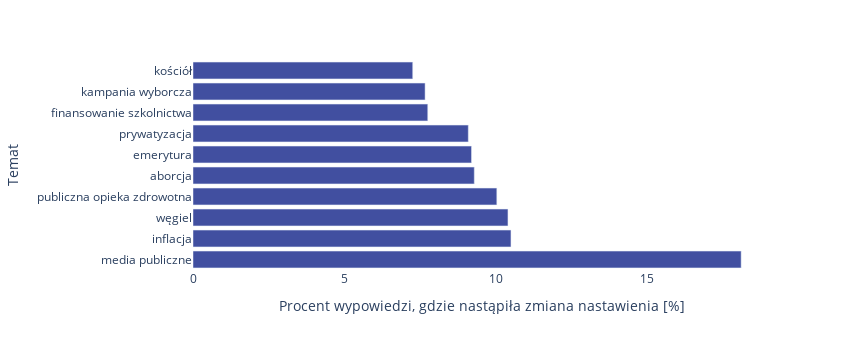
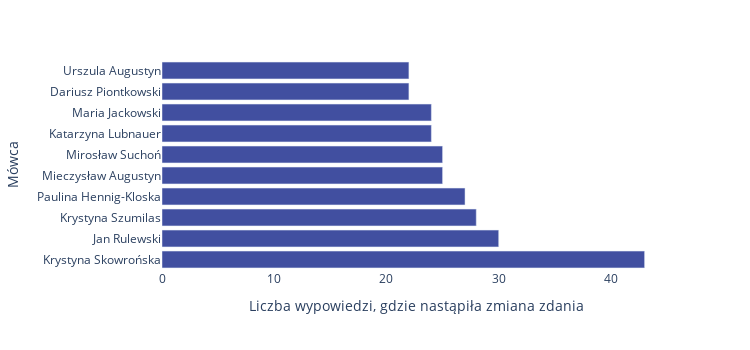
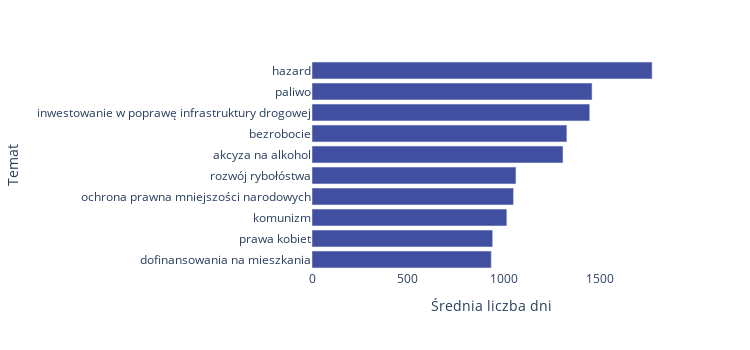
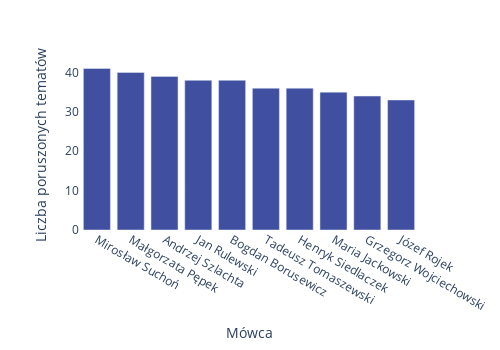

The code cell stored with these charts, in order, in its notebook:
### Markdown cell above
## Sejm

### Code cell
data_sejm  = stance_analysis('../dane/done/sejm_stance_v3.pkl', name_save='sejm', name_author='Mówca', if_sejm=True)
_ = topic_analysis(data_sejm, name_save='sejm', author='Mówca')

### Figure 1 — Plotly figure (JSON) as saved in the notebook; plotly's stock layout.template omitted (floating-point values rounded to 4 significant figures)
{"data": [{"alignmentgroup": "True", "hovertemplate": "Procent wypowiedzi, gdzie nastąpiła zmiana nastawienia [%]=%{x}<br>Temat=%{y}<extra></extra>", "legendgroup": "", "marker": {"color": "#414fa0", "pattern": {"shape": ""}}, "name": "", "offsetgroup": "", "orientation": "h", "showlegend": false, "textposition": "auto", "type": "bar", "x": [18.1, 10.5, 10.4, 10.03, 9.289, 9.197, 9.091, 7.752, 7.664, 7.256], "xaxis": "x", "y": ["media publiczne", "inflacja", "węgiel", "publiczna opieka zdrowotna", "aborcja", "emerytura", "prywatyzacja", "finansowanie szkolnictwa", "kampania wyborcza", "kościół"], "yaxis": "y"}], "layout": {"barmode": "relative", "height": 350, "legend": {"tracegroupgap": 0}, "margin": {"t": 60}, "paper_bgcolor": "rgba(0, 0, 0, 0)", "plot_bgcolor": "rgba(0, 0, 0, 0)", "width": 850, "xaxis": {"anchor": "y", "domain": [0, 1], "title": {"text": "Procent wypowiedzi, gdzie nastąpiła zmiana nastawienia [%]"}}, "yaxis": {"anchor": "x", "domain": [0, 1], "title": {"text": "Temat"}}}}

### Figure 2 — Plotly figure (JSON) as saved in the notebook; plotly's stock layout.template omitted (floating-point values rounded to 4 significant figures)
{"data": [{"alignmentgroup": "True", "hovertemplate": "Liczba wypowiedzi, gdzie nastąpiła zmiana zdania=%{x}<br>Mówca=%{y}<extra></extra>", "legendgroup": "", "marker": {"color": "#414fa0", "pattern": {"shape": ""}}, "name": "", "offsetgroup": "", "orientation": "h", "showlegend": false, "textposition": "auto", "type": "bar", "x": [43, 30, 28, 27, 25, 25, 24, 24, 22, 22], "xaxis": "x", "y": ["Krystyna Skowrońska", "Jan Rulewski", "Krystyna Szumilas", "Paulina Hennig-Kloska", "Mieczysław Augustyn", "Mirosław Suchoń", "Katarzyna Lubnauer", "Maria Jackowski", "Dariusz Piontkowski", "Urszula Augustyn"], "yaxis": "y"}], "layout": {"barmode": "relative", "height": 350, "legend": {"tracegroupgap": 0}, "margin": {"t": 60}, "paper_bgcolor": "rgba(0, 0, 0, 0)", "plot_bgcolor": "rgba(0, 0, 0, 0)", "width": 750, "xaxis": {"anchor": "y", "domain": [0, 1], "title": {"text": "Liczba wypowiedzi, gdzie nastąpiła zmiana zdania"}}, "yaxis": {"anchor": "x", "domain": [0, 1], "title": {"text": "Mówca"}}}}

### Figure 3 — Plotly figure (JSON) as saved in the notebook; plotly's stock layout.template omitted (floating-point values rounded to 4 significant figures)
{"data": [{"alignmentgroup": "True", "hovertemplate": "Średnia liczba dni=%{x}<br>Temat=%{y}<extra></extra>", "legendgroup": "", "marker": {"color": "#414fa0", "pattern": {"shape": ""}}, "name": "", "offsetgroup": "", "orientation": "h", "showlegend": false, "textposition": "auto", "type": "bar", "x": [934.0, 941.2, 1015, 1050, 1063.0, 1308.0, 1328.0, 1447, 1459.0, 1772], "xaxis": "x", "y": ["dofinansowania na mieszkania", "prawa kobiet", "komunizm", "ochrona prawna mniejszości narodowych", "rozwój rybołóstwa", "akcyza na alkohol", "bezrobocie", "inwestowanie w poprawę infrastruktury drogowej", "paliwo", "hazard"], "yaxis": "y"}], "layout": {"barmode": "relative", "height": 350, "legend": {"tracegroupgap": 0}, "margin": {"t": 60}, "paper_bgcolor": "rgba(0, 0, 0, 0)", "plot_bgcolor": "rgba(0, 0, 0, 0)", "width": 750, "xaxis": {"anchor": "y", "domain": [0, 1], "title": {"text": "Średnia liczba dni"}}, "yaxis": {"anchor": "x", "domain": [0, 1], "title": {"text": "Temat"}}}}

### Figure 4 — Plotly figure (JSON) as saved in the notebook; plotly's stock layout.template omitted (floating-point values rounded to 4 significant figures)
{"data": [{"alignmentgroup": "True", "hovertemplate": "Mówca=%{x}<br>Liczba poruszonych tematów=%{y}<extra></extra>", "legendgroup": "", "marker": {"color": "#414fa0", "pattern": {"shape": ""}}, "name": "", "offsetgroup": "", "orientation": "v", "showlegend": false, "textposition": "auto", "type": "bar", "x": ["Mirosław Suchoń", "Małgorzata Pępek", "Andrzej Szlachta", "Jan Rulewski", "Bogdan Borusewicz", "Tadeusz Tomaszewski", "Henryk Siedlaczek", "Maria Jackowski", "Grzegorz Wojciechowski", "Józef Rojek"], "xaxis": "x", "y": [41, 40, 39, 38, 38, 36, 36, 35, 34, 33], "yaxis": "y"}], "layout": {"barmode": "relative", "height": 350, "legend": {"tracegroupgap": 0}, "margin": {"t": 60}, "paper_bgcolor": "rgba(0, 0, 0, 0)", "plot_bgcolor": "rgba(0, 0, 0, 0)", "width": 500, "xaxis": {"anchor": "y", "domain": [0, 1], "title": {"text": "Mówca"}}, "yaxis": {"anchor": "x", "domain": [0, 1], "title": {"text": "Liczba poruszonych tematów"}}}}
